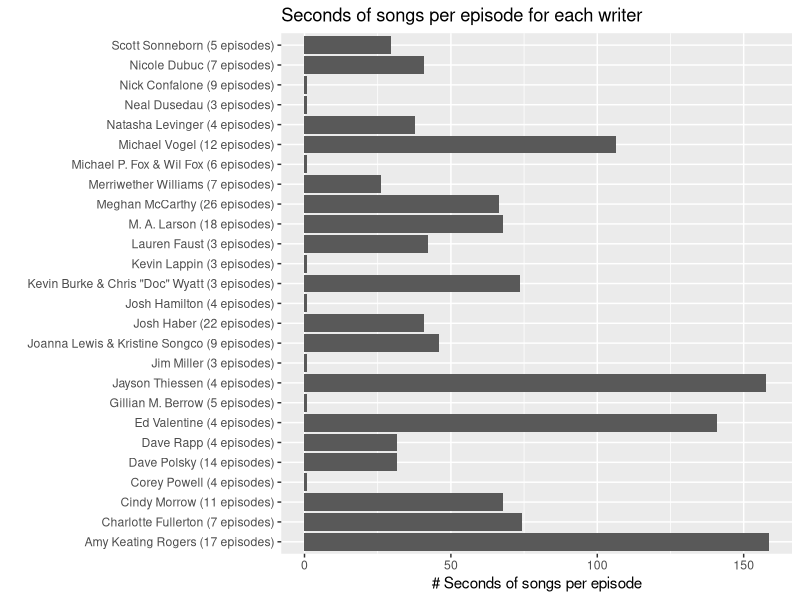

Reproduce this figure in R. (Note: this script raises an error after producing the figure.)
options(stringsAsFactors = F)
library(tidyverse)
mlp_song_data <- read_csv("mlp_song_data.csv")
mlp_song_data$Length[c(5,8,9,28,44,46,47,49,56,62,64,80,99)] <- 
  c('0:33','4:13','0:42','1:53','2:59','3:16','2:27','2:16','2:17','3:15','3:26','3:03','3:44')

time_data <- data.frame(do.call(rbind,str_split(mlp_song_data$Length,pattern = ':')))

mlp_song_data$minute <- as.numeric(time_data$X1)
mlp_song_data$second <- as.numeric(time_data$X2)



mlp_song_data$total_second <- 60*mlp_song_data$minute+mlp_song_data$second


new_song_data <- mlp_song_data %>% group_by(Episode) %>% summarise(total_second=sum(total_second))

write.csv(new_song_data,'new_song_data.csv',row.names = F)

full_mlp <- read_csv("full_mlp.csv")


writer_and_episode <- full_mlp %>% select(1,3)
  
episode_song <- writer_and_episode %>% left_join(new_song_data,c('title'='Episode'))  
episode_song$total_second <- ifelse(is.na(episode_song$total_second),yes=0,no=episode_song$total_second)
episode_song <- episode_song[-c(196,197:200),]

write.csv(episode_song,'episode_song.csv',row.names = F)

writer_score <- read_csv("writer_score.csv")

writer_score$song_second <- 0
for(i in 1:26)
{
  new_writer <- writer_score$writer[i]
  writer_data <- episode_song %>% filter(str_detect(writer,new_writer))
  writer_score$song_second[i] <- mean(writer_data$total_second)
}

writer_score$writer <- str_replace(writer_score$writer,'Fox', 'Michael P. Fox & Wil Fox')
writer_score$writer <- str_replace(writer_score$writer,'Joanna Lewis', 'Joanna Lewis & Kristine Songco')
writer_score$writer <- str_replace(writer_score$writer,'Kevin Burke', 'Kevin Burke & Chris "Doc" Wyatt')





writer_score$writer <- paste0(writer_score$writer, ' (', writer_score$N, ' episodes)')

writer_score$song_second <- writer_score$song_second+1
writer_score %>% ggplot(aes(x=writer,y=song_second))+geom_col()+coord_flip()+
  labs(x='', y='# Seconds of songs per episode', title='Seconds of songs per episode for each writer')
write.csv(writer_score,'writer and length of songs.csv',row.names = F)

writer_and_length_of_songs <- read_csv("writer and length of songs.csv")
writer_and_length_of_songs <- writer_and_length_of_songs %>% mutate(score=song_second, type="song_length") %>% 
  select(1,2,4,5)


question6_data <- read_csv("question6_data.csv")
Q6 <- rbind(question6_data,writer_and_length_of_songs)

order <- (question6_data %>% arrange(-score))$writer
Q6$writer <- factor(Q6$writer,levels = rev(order))

Q6 %>% ggplot(aes(writer, score, fill=type))+geom_col(position='dodge')+
  coord_flip()+
  labs(x='',y='# length of songs (second) per episode and numbers of sentiment words per episode',
       title='Comparision between song length and sentiment words count')
